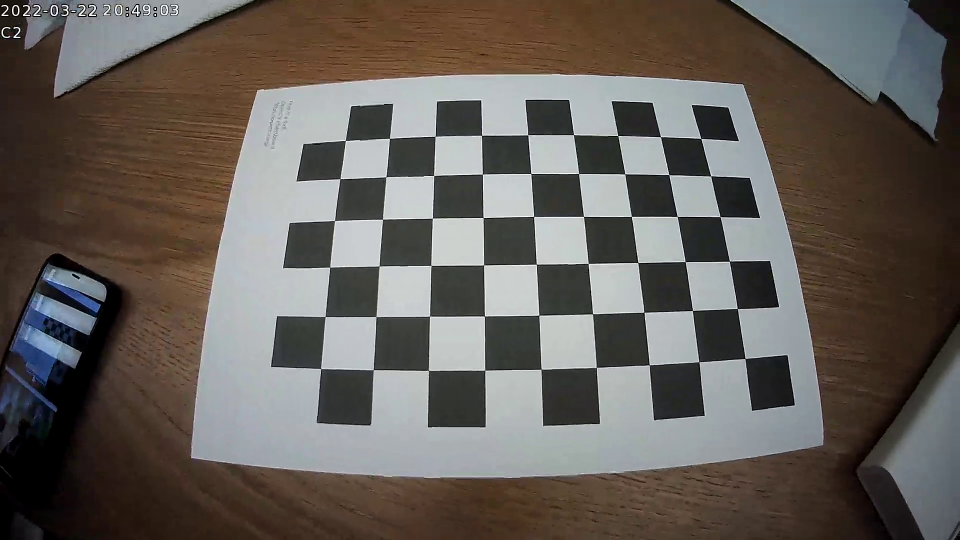
#> input picture foscam-c2/vlcsnap-2022-03-22-20h49m07s732.png, 1920 x 1080 px (shown at 1/2 size); its folder holds 4 pictures in this run
$ python calibrate_camera.py
#> lines starting #> are read from the running program, lines starting #| are printed output that depends on the picture
#!/usr/bin/env python3
"""
Camera Calibration Script

Calibrates camera intrinsics from checkerboard images. The calibration is done
at the native capture resolution, then the intrinsics are transformed to match
the 640x480 center-cropped-and-scaled feed used by live_demo.py.

Foscam C2 feed pipeline:
  1. Camera captures at 1920x1080
  2. RTSP stream delivers 640x480 (center crop 1440x1080 then scale to 640x480)

Usage:
    python calibrate_camera.py [--pattern 9x6] [--images foscam-c2/]
"""

import argparse
import glob
import json
import os
import sys

import cv2
import numpy as np


def find_checkerboard_corners(images, pattern_size, show=False):
    """Find checkerboard corners in a set of images.

    Args:
        images: List of image file paths.
        pattern_size: (cols, rows) inner corners of checkerboard.
        show: If True, display detected corners.

    Returns:
        obj_points: List of 3D points in real world space.
        img_points: List of 2D points in image plane.
        img_size: (width, height) of images.
    """
#> called with pattern_size = (9, 6), show = False
    # Prepare object points (0,0,0), (1,0,0), (2,0,0) ...
    objp = np.zeros((pattern_size[0] * pattern_size[1], 3), np.float32)
    objp[:, :2] = np.mgrid[0:pattern_size[0], 0:pattern_size[1]].T.reshape(-1, 2)

    obj_points = []
    img_points = []
    img_size = None

    for fname in images:
        img = cv2.imread(fname)
#> img is the input picture: shape (1080, 1920, 3); mean B, G, R 88.8, 94.2, 100
        if img is None:
            print(f"  Skipping (can't read): {fname}")
            continue

        gray = cv2.cvtColor(img, cv2.COLOR_BGR2GRAY)
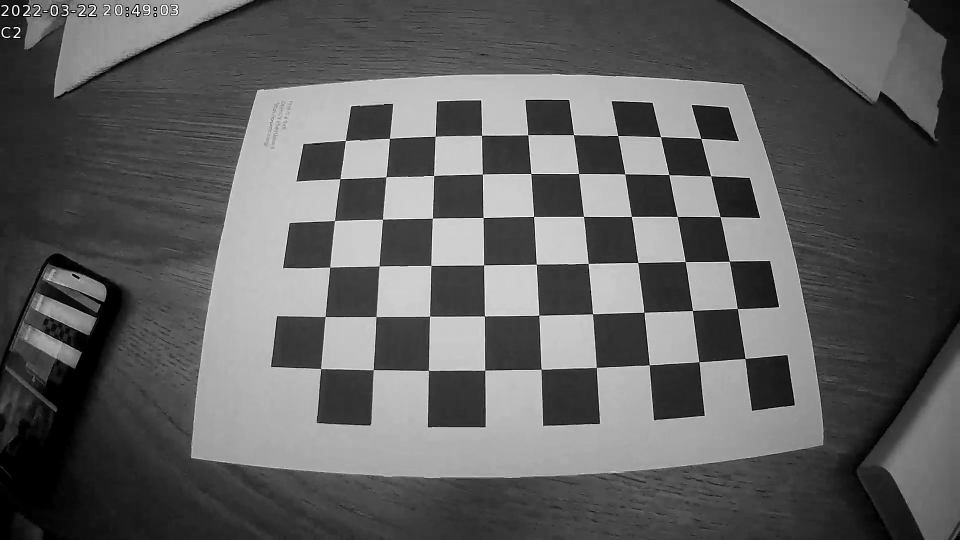
#> gray: shape (1080, 1920) (shown at 1/2 size); min 0, max 255, mean 95.3
        if img_size is None:
            img_size = (gray.shape[1], gray.shape[0])
#> img_size = (1920, 1080)

        ret, corners = cv2.findChessboardCorners(gray, pattern_size, None)
#> ret = True; corners = 54 rows, first 8: [1490.7, 717.3], [1398.2, 724], [1299.1, 730.3], [1193.2, 734.8], [1082.2, 738.5], [970.3, 740.9], [857.5, 741.5], [747.3, 739.7]
        if ret:
            # Refine corners to sub-pixel accuracy
            criteria = (cv2.TERM_CRITERIA_EPS + cv2.TERM_CRITERIA_MAX_ITER, 30, 0.001)
            corners = cv2.cornerSubPix(gray, corners, (11, 11), (-1, -1), criteria)
#> corners = 54 rows, first 8: [1490.6, 717.3], [1398.2, 723.9], [1298.8, 730.1], [1192.9, 735.2], [1082.5, 738.8], [970.3, 740.7], [857.2, 741.4], [747, 739.8]
#> pass 3 of the loop in find_checkerboard_corners, `for fname in images:`:
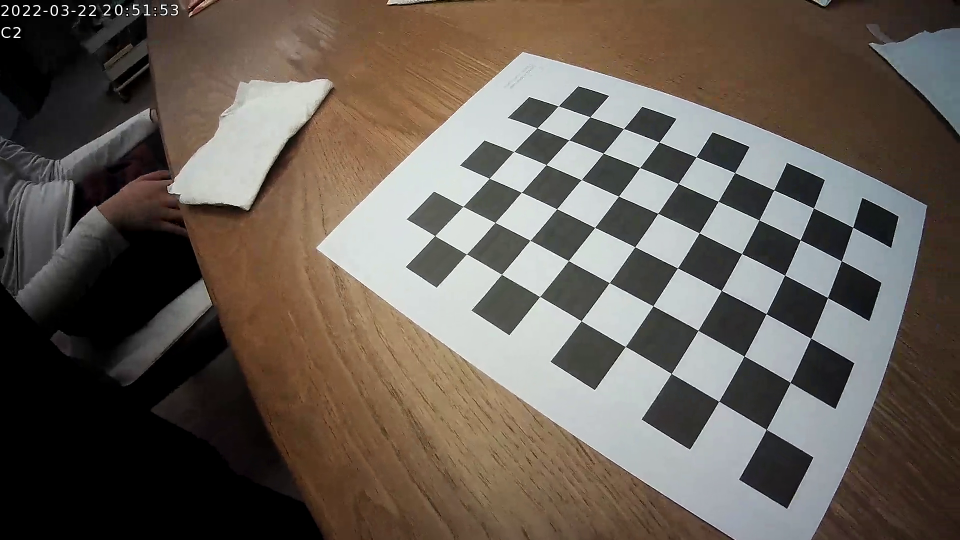
#> input picture foscam-c2/vlcsnap-2022-03-22-20h51m56s818.png, 1920 x 1080 px (shown at 1/2 size)
#> in find_checkerboard_corners, img is the input picture: shape (1080, 1920, 3); mean B, G, R 84.4, 92.9, 101.6
#> in find_checkerboard_corners, `gray = cv2.cvtColor(img, cv2.COLOR_BGR2GRAY)`:
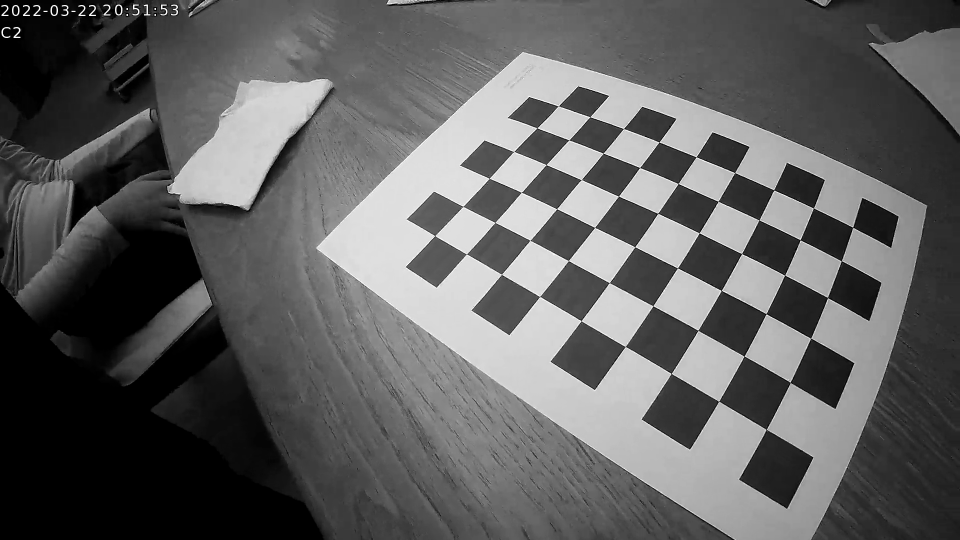
#> gray: shape (1080, 1920) (shown at 1/2 size); min 0, max 255, mean 94.5
#> in find_checkerboard_corners, `ret, corners = cv2.findChessboardCorners(gray, pattern_size, None)`: corners = 54 rows, first 8: [1532.8, 859.5], [1437.7, 803.3], [1342.6, 747.4], [1251.3, 693.3], [1162.5, 641.6], [1079.7, 593.6], [1003.5, 549], [933.2, 508.5]
#> in find_checkerboard_corners, `corners = cv2.cornerSubPix(gray, corners, (11, 11), (-1, -1), criteria)`: corners = 54 rows, first 8: [1532.8, 859.3], [1437.9, 802.7], [1342.7, 747.3], [1251.1, 693.4], [1162.5, 641.9], [1079.8, 593.4], [1003.4, 549.1], [933.4, 508.5]
#> the loop made 8 passes; the first 3 are shown
            obj_points.append(objp)
            img_points.append(corners)
            print(f"  Found corners: {os.path.basename(fname)}")
        else:
            print(f"  No corners: {os.path.basename(fname)}")

    return obj_points, img_points, img_size


def calibrate(obj_points, img_points, img_size):
    """Run camera calibration.

    Returns:
        camera_matrix, dist_coeffs, rms_error
    """
    ret, camera_matrix, dist_coeffs, rvecs, tvecs = cv2.calibrateCamera(
        obj_points, img_points, img_size, None, None)
    return camera_matrix, dist_coeffs, ret


def transform_intrinsics(camera_matrix, dist_coeffs, native_size, target_size):
    """Transform intrinsics from native resolution to target (center-crop + scale).

    Pipeline: native (1920x1080) -> center crop to 4:3 (1440x1080) -> scale to 640x480.

    Args:
        camera_matrix: 3x3 intrinsic matrix at native resolution.
        dist_coeffs: Distortion coefficients.
        native_size: (w, h) of calibration images.
        target_size: (w, h) of live feed.

    Returns:
        transformed_matrix, dist_coeffs (distortion coeffs unchanged by crop+scale).
    """
    native_w, native_h = native_size
    target_w, target_h = target_size

    # Step 1: Center crop to 4:3 aspect ratio
    crop_h = native_h  # Keep full height
    crop_w = int(crop_h * target_w / target_h)  # 1080 * 640/480 = 1440
    crop_x = (native_w - crop_w) // 2  # (1920 - 1440) / 2 = 240

    # Adjust principal point for crop
    K_cropped = camera_matrix.copy()
    K_cropped[0, 2] -= crop_x  # Shift cx

    # Step 2: Scale from crop size to target size
    scale_x = target_w / crop_w
    scale_y = target_h / crop_h

    K_target = K_cropped.copy()
    K_target[0, 0] *= scale_x  # fx
    K_target[1, 1] *= scale_y  # fy
    K_target[0, 2] *= scale_x  # cx
    K_target[1, 2] *= scale_y  # cy

    return K_target, dist_coeffs


def save_calibration(camera_matrix, dist_coeffs, rms, output_path):
    """Save calibration to JSON."""
    data = {
        '_comment': 'Camera intrinsics for 640x480 feed (center-crop + scale from 1920x1080)',
        'camera_matrix': camera_matrix.tolist(),
        'dist_coeffs': dist_coeffs.flatten().tolist(),
        'rms_error': float(rms),
        'frame_size': [640, 480]
    }
    os.makedirs(os.path.dirname(output_path), exist_ok=True)
    with open(output_path, 'w') as f:
        json.dump(data, f, indent=2)
    print(f"\nSaved calibration to {output_path}")


def main():
    parser = argparse.ArgumentParser(description='Camera calibration from checkerboard images')
    parser.add_argument('--pattern', default='9x6',
                        help='Checkerboard pattern as COLSxROWS inner corners (default: 9x6)')
    parser.add_argument('--images', default='foscam-c2/',
                        help='Directory containing checkerboard images')
    parser.add_argument('--output', default='calibration/camera.json',
                        help='Output calibration file')
    args = parser.parse_args()

    # Parse pattern size
    cols, rows = map(int, args.pattern.split('x'))
    pattern_size = (cols, rows)

    # Find images
    images = sorted(glob.glob(os.path.join(args.images, '*.png')) +
                    glob.glob(os.path.join(args.images, '*.jpg')) +
                    glob.glob(os.path.join(args.images, '*.PNG')))
    if not images:
        print(f"No images found in {args.images}")
        sys.exit(1)

    print(f"Calibrating from {len(images)} images (pattern: {cols}x{rows})")
    print("-" * 40)

    # Find corners
    obj_points, img_points, img_size = find_checkerboard_corners(images, pattern_size)
    if len(obj_points) < 3:
        print(f"Need at least 3 images with detected corners, got {len(obj_points)}")
        sys.exit(1)

    print(f"\nUsing {len(obj_points)}/{len(images)} images for calibration")
    print(f"Native image size: {img_size[0]}x{img_size[1]}")

    # Calibrate at native resolution
    camera_matrix, dist_coeffs, rms = calibrate(obj_points, img_points, img_size)
    print(f"RMS reprojection error: {rms:.3f}")
    print(f"Distortion coefficients: k1={dist_coeffs[0,0]:.3f}, k2={dist_coeffs[0,1]:.3f}, "
          f"p1={dist_coeffs[0,2]:.4f}, p2={dist_coeffs[0,3]:.4f}, k3={dist_coeffs[0,4]:.3f}")

    # Transform to 640x480 feed
    target_size = (640, 480)
    K_target, d_target = transform_intrinsics(
        camera_matrix, dist_coeffs, img_size, target_size)

    print(f"\nTransformed intrinsics for {target_size[0]}x{target_size[1]}:")
    print(f"  fx={K_target[0,0]:.1f}, fy={K_target[1,1]:.1f}")
    print(f"  cx={K_target[0,2]:.1f}, cy={K_target[1,2]:.1f}")

    # Save
    save_calibration(K_target, d_target, rms, args.output)


if __name__ == '__main__':
    main()
